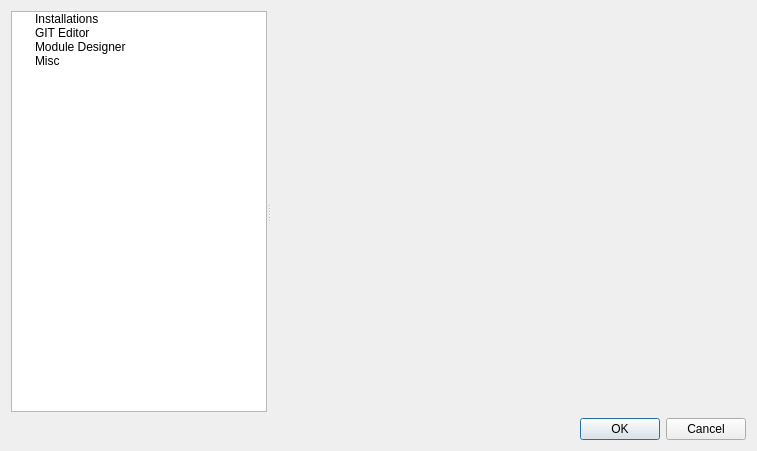
<?xml version="1.0" encoding="UTF-8"?>
<ui version="4.0">
 <class>Dialog</class>
 <widget class="QDialog" name="Dialog">
  <property name="geometry">
   <rect>
    <x>0</x>
    <y>0</y>
    <width>757</width>
    <height>451</height>
   </rect>
  </property>
  <property name="windowTitle">
   <string>Settings</string>
  </property>
  <layout class="QVBoxLayout" name="verticalLayout">
   <item>
    <widget class="QSplitter" name="splitter">
     <property name="orientation">
      <enum>Qt::Horizontal</enum>
     </property>
     <widget class="QTreeWidget" name="settingsTree">
      <property name="sizePolicy">
       <sizepolicy hsizetype="Expanding" vsizetype="Expanding">
        <horstretch>0</horstretch>
        <verstretch>0</verstretch>
       </sizepolicy>
      </property>
      <property name="headerHidden">
       <bool>true</bool>
      </property>
      <column>
       <property name="text">
        <string>1</string>
       </property>
      </column>
      <item>
       <property name="text">
        <string>Installations</string>
       </property>
      </item>
      <item>
       <property name="text">
        <string>GIT Editor</string>
       </property>
      </item>
      <item>
       <property name="text">
        <string>Module Designer</string>
       </property>
      </item>
      <item>
       <property name="text">
        <string>Misc</string>
       </property>
      </item>
     </widget>
     <widget class="QStackedWidget" name="settingsStack">
      <property name="sizePolicy">
       <sizepolicy hsizetype="Preferred" vsizetype="Preferred">
        <horstretch>1</horstretch>
        <verstretch>0</verstretch>
       </sizepolicy>
      </property>
      <property name="currentIndex">
       <number>0</number>
      </property>
      <widget class="QWidget" name="installationsPage">
       <layout class="QGridLayout" name="gridLayout_2">
        <item row="0" column="0">
         <widget class="InstallationsWidget" name="installationsWidget" native="true"/>
        </item>
       </layout>
      </widget>
      <widget class="QWidget" name="moduleDesignerPage">
       <layout class="QGridLayout" name="gridLayout_3">
        <item row="0" column="0">
         <widget class="ModuleDesignerWidget" name="moduleDesignerWidget" native="true"/>
        </item>
       </layout>
      </widget>
      <widget class="QWidget" name="miscPage">
       <layout class="QGridLayout" name="gridLayout">
        <item row="0" column="1">
         <widget class="MiscWidget" name="miscWidget" native="true"/>
        </item>
       </layout>
      </widget>
      <widget class="QWidget" name="gitEditorPage">
       <layout class="QGridLayout" name="gridLayout_4">
        <item row="0" column="0">
         <widget class="GITWidget" name="gitEditorWidget" native="true"/>
        </item>
       </layout>
      </widget>
     </widget>
    </widget>
   </item>
   <item>
    <widget class="QDialogButtonBox" name="buttonBox">
     <property name="orientation">
      <enum>Qt::Horizontal</enum>
     </property>
     <property name="standardButtons">
      <set>QDialogButtonBox::Cancel|QDialogButtonBox::Ok</set>
     </property>
    </widget>
   </item>
  </layout>
 </widget>
 <customwidgets>
  <customwidget>
   <class>MiscWidget</class>
   <extends>QWidget</extends>
   <header location="global">toolset.gui.widgets.settings.pages</header>
   <container>1</container>
  </customwidget>
  <customwidget>
   <class>InstallationsWidget</class>
   <extends>QWidget</extends>
   <header location="global">toolset.gui.widgets.settings.pages</header>
   <container>1</container>
  </customwidget>
  <customwidget>
   <class>ModuleDesignerWidget</class>
   <extends>QWidget</extends>
   <header location="global">toolset.gui.widgets.settings.pages</header>
   <container>1</container>
  </customwidget>
  <customwidget>
   <class>GITWidget</class>
   <extends>QWidget</extends>
   <header location="global">toolset.gui.widgets.settings.pages</header>
   <container>1</container>
  </customwidget>
 </customwidgets>
 <resources/>
 <connections>
  <connection>
   <sender>buttonBox</sender>
   <signal>accepted()</signal>
   <receiver>Dialog</receiver>
   <slot>accept()</slot>
   <hints>
    <hint type="sourcelabel">
     <x>248</x>
     <y>254</y>
    </hint>
    <hint type="destinationlabel">
     <x>157</x>
     <y>274</y>
    </hint>
   </hints>
  </connection>
  <connection>
   <sender>buttonBox</sender>
   <signal>rejected()</signal>
   <receiver>Dialog</receiver>
   <slot>reject()</slot>
   <hints>
    <hint type="sourcelabel">
     <x>316</x>
     <y>260</y>
    </hint>
    <hint type="destinationlabel">
     <x>286</x>
     <y>274</y>
    </hint>
   </hints>
  </connection>
 </connections>
</ui>
